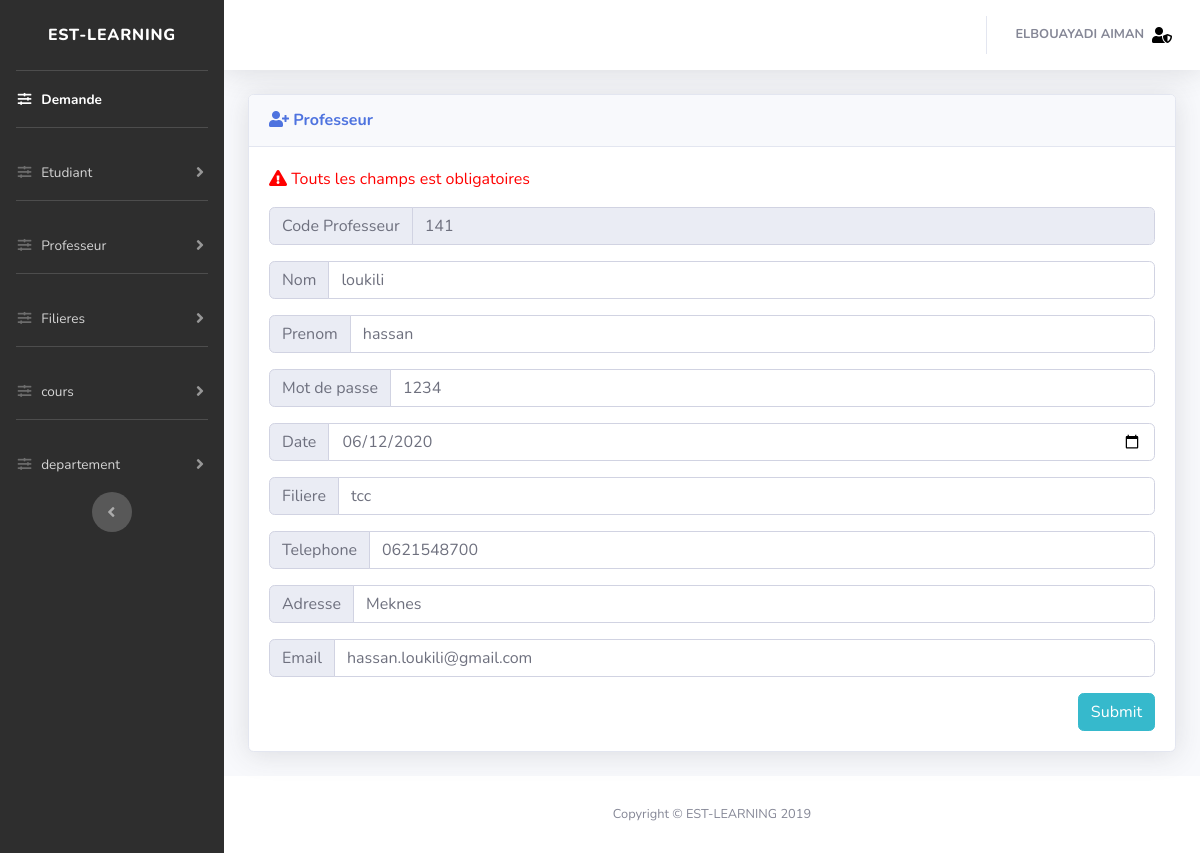
The app's page /website/dash/proftrait.php?id=141 (signed in) with its own data.
### tables this page shows
CREATE TABLE IF NOT EXISTS `user` (
  `id_user` int(11) NOT NULL AUTO_INCREMENT,
  `nom_user` mediumtext NOT NULL,
  `prenom_user` mediumtext NOT NULL,
  `date_naiss_user` date NOT NULL,
  `num_tele_user` text NOT NULL,
  `filiere_user` varchar(6) NOT NULL,
  `email_user` text NOT NULL,
  `mdps_user` text NOT NULL,
  `adresse_user` text NOT NULL,
  `type_user` enum('etudiant','professeur','admin') DEFAULT NULL,
  PRIMARY KEY (`id_user`),
  KEY `filiere_user` (`filiere_user`)
);

### website/dash/traitement/function.php (called while the page is built, shortened)
<?php
	function connecte(){
					try{
						$db = new PDO('mysql:host=localhost:3308;dbname=elearning;charset=utf8','root','');
						$db->setAttribute(PDO::ATTR_DEFAULT_FETCH_MODE, PDO::FETCH_ASSOC);
						$db->query("SET NAMES utf8mb4");
					}catch(PDOException $e){
					}
					return $db;
				}
	function PDO($query,$array){
					$db = connecte();
					$stm = $db->prepare($query);
					$i=1;
					reset($array);
					while($frt = current($array)){
							$stm->bindValue($i,$frt);
							next($array);
							$i++;
						}
					$stm->execute();
					return $stm;
	}
?>

### website/dash/proftrait.php (the view, shortened to what this page needs)
<!DOCTYPE html>
<html lang="en">
<head>
  <link href="vendor/fontawesome-free/css/all.min.css" rel="stylesheet" type="text/css">
  <link href="css/sb-admin-2.min.css" rel="stylesheet">
  <link href="vendor/datatables/dataTables.bootstrap4.min.css" rel="stylesheet">
  <link href="css/style.css" rel="stylesheet">
</head>
  <body id="page-top">
 <?php
include("dashboard.php");
include("traitement/function.php");
if(isset($_GET['id'])){
$id = $_GET['id'];
$sql = "SELECT * FROM `user` WHERE id_user=? and type_user='professeur'";
$value = array($id);
$result = PDO($sql,$value);
    if($result->rowCount()!=0)  {
            while($row = $result->fetch())
                {
                  $nom = $row['nom_user'] ;
                  $prenom = $row['prenom_user'] ;
                  $mdps = $row['mdps_user'] ;
                  $date_naiss = $row['date_naiss_user'] ;
                  $telephone = $row['num_tele_user'] ;
                  $email = $row['email_user'] ;
                  $filiere = $row['filiere_user'] ;
                  $adresse = $row['adresse_user'];
                }
    }
}
 ?>
        <div class="container-fluid">
          <div class="card shadow mb-4">
            <div class="card-header py-3">
              <h6 class="m-0 font-weight-bold text-primary"><i class="fas fa-user-plus"></i> Professeur</h6>
            </div>
            <div class="card-body">
              <div class="table-responsive">
                <?php
                  if(isset($_GET['id'])){
                    echo '<form action="traitement/modifyuser.php?id='.$id.'" method="POST" id="formajout">';
                  }else{
                    echo '<form action="traitement/adduser.php" method="POST" id="formajout">';
                  }
                ?>
                <p class="sup2"><i class="fas fa-exclamation-triangle"></i> Touts les champs est obligatoires</p>
                <div class="input-group mb-3">
                  <div class="input-group-prepend">
                    <span class="input-group-text" id="inputGroup-sizing-default">Code Professeur</span>
                  </div>
                  <input type="number" name="code_massar" class="form-control" required="required" aria-label="Sizing example input" aria-describedby="inputGroup-sizing-default" <?php if(isset($_GET['id'])){ echo 'value="'.$id.'"'; }
                  else{ echo 'placeholder="Auto" '; }?> disabled>
                </div>
                <div class="input-group mb-3">
                  <div class="input-group-prepend">
                    <span class="input-group-text" id="inputGroup-sizing-default">Nom</span>
                  </div>
                  <input type="text" name="nom" class="form-control" required="required" aria-label="Sizing example input" aria-describedby="inputGroup-sizing-default" <?php if(isset($_GET['id'])){ echo 'value="'.$nom.'"'; }?>>
                </div>
                <div class="input-group mb-3">
                  <div class="input-group-prepend">
                    <span class="input-group-text" id="inputGroup-sizing-default">Prenom</span>
                  </div>
                  <input type="text" name="prenom" class="form-control" required="required" aria-label="Sizing example input" aria-describedby="inputGroup-sizing-default" <?php if(isset($_GET['id'])){ echo 'value="'.$prenom.'"'; }?>>
                </div>
                <div class="input-group mb-3">
                  <div class="input-group-prepend">
                    <span class="input-group-text" id="inputGroup-sizing-default">Mot de passe</span>
                  </div>
                  <input type="text" name="mdps" class="form-control" required="required" aria-label="Sizing example input" aria-describedby="inputGroup-sizing-default" <?php if(isset($_GET['id'])){ echo 'value="'.$mdps.'"'; }?>>
                </div>
                <div class="input-group mb-3">
                  <div class="input-group-prepend">
                    <span class="input-group-text" id="inputGroup-sizing-default">Date</span>
                  </div>
                  <input type="date" name="date_naiss" class="form-control" required="required" aria-label="Sizing example input" aria-describedby="inputGroup-sizing-default" <?php if(isset($_GET['id'])){ echo 'value="'.$date_naiss.'"'; }?>>
                </div>
                <div class="input-group mb-3">
                        <div class="input-group-prepend">
                        <span class="input-group-text" id="inputGroup-sizing-default">Filiere</span>
                        </div>
                        <input type="text" name="filiere" placeholder="ex : GI" class="form-control" required="required" aria-label="Sizing example input" aria-describedby="inputGroup-sizing-default" <?php if(isset($_GET['id'])){ echo 'value="'.$filiere.'"'; }?>>
                </div>
                <div class="input-group mb-3">
                  <div class="input-group-prepend">
                    <span class="input-group-text" id="inputGroup-sizing-default">Telephone</span>
                  </div>
                  <input type="number" name="telephone" placeholder="06********" class="form-control" required="required" aria-label="Sizing example input" aria-describedby="inputGroup-sizing-default" <?php if(isset($_GET['id'])){ echo 'value="'.$telephone.'"'; }?>>
                </div>
                <div class="input-group mb-3">
                  <div class="input-group-prepend">
                    <span class="input-group-text" id="inputGroup-sizing-default">Adresse</span>
                  </div>
                  <input type="text" name="adresse" placeholder="adresse..." class="form-control" required="required" aria-label="Sizing example input" aria-describedby="inputGroup-sizing-default" <?php if(isset($_GET['id'])){ echo 'value="'.$adresse.'"'; }?>>
                </div>
                <div class="input-group mb-3">
                  <div class="input-group-prepend">
                    <span class="input-group-text" id="inputGroup-sizing-default">Email</span>
                  </div>
                  <input type="email" name="email" placeholder="exemple@domain.com" class="form-control" required="required" aria-label="Sizing example input" aria-describedby="inputGroup-sizing-default" <?php if(isset($_GET['id'])){ echo 'value="'.$email.'"'; }?>>
                </div>
                <input type="submit" name="submit" class="btn btn-info float-right">
                  </form>
              </div>
            </div>
          </div>
        </div>
      </div>
      <footer class="sticky-footer bg-white">
        <div class="container my-auto">
          <div class="copyright text-center my-auto">
            <span>Copyright &copy; EST-LEARNING 2019</span>
          </div>
        </div>
      </footer>
    </div>
  </div>
</body>
</html>

### website/dash/css/style.css (style rules this page uses)
.sup2 { color: red; }

### records on screen
user: nom "loukili", prenom "hassan", mdps "1234", date_naiss "06/12/2020", filiere "tcc", telephone "0621548700", adresse "Meknes", email "hassan.loukili@gmail.com"

### other values on screen
$_SESSION['nom'] "ELBOUAYADI AIMAN"
